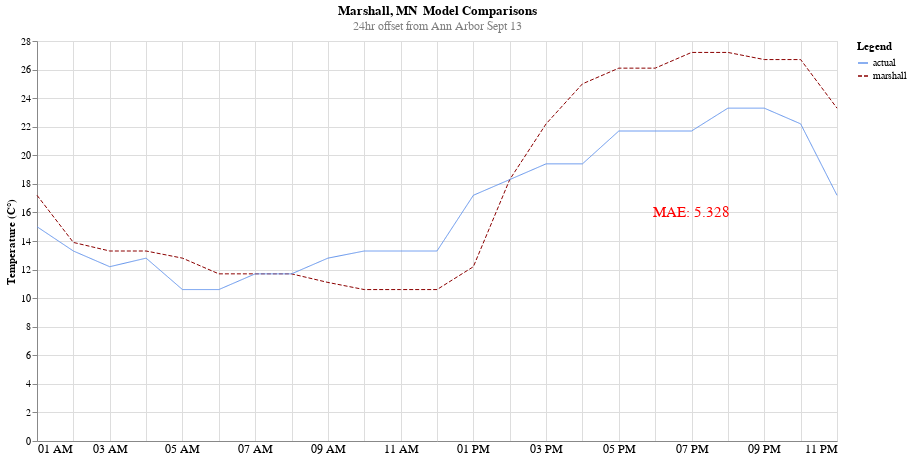

Notebook code cell kept with this figure:
### Markdown cell above
### Zoomed in model

### Code cell
alt.data_transformers.disable_max_rows()

domain = ['actual','marshall']
range_ = ['cornflowerblue', 'darkred']

marshall_models = dummy_df[(dummy_df['time']>'2022-09-13')&(dummy_df['time']<'2022-09-14')].melt(id_vars='time')


line = alt.Chart(marshall_models).mark_line(size=1).encode(
    x=alt.X('time:T', axis=alt.Axis(tickSize=0, labelFontSize=12),title=None),
    y=alt.Y('value:Q',title='Temperature (C°)'),
    color=alt.Color('variable:N', 
                    legend=alt.Legend(title='Legend'),
                    scale=alt.Scale(domain=domain, range=range_)),
    strokeDash=alt.StrokeDash('variable',legend=None)
).properties(
    height=400,
    width=800,
    title={
      "text": ['Marshall, MN  Model Comparisons'], 
      "subtitle": ["24hr offset from Ann Arbor Sept 13"],
      "color": "black",
      "subtitleColor": "gray"
    }
)
text = alt.Chart({'values':[{'x': '2022-09-13 19:00:00', 'y': 16}]}).mark_text(
    text=f"MAE: 5.328",
    color='red',
    size=15
).encode(x='x:T', y='y:Q')
line+text

### Figure 1 — Vega-Lite specification as saved in the notebook (floating-point values rounded to 4 significant figures)
{"config": {"view": {"continuousWidth": 400, "continuousHeight": 300}}, "layer": [{"data": {"name": "data-447c1c3a04e9cbe7bb6790df96fb11be"}, "mark": {"type": "line", "size": 1}, "encoding": {"color": {"field": "variable", "legend": {"title": "Legend"}, "scale": {"domain": ["actual", "marshall"], "range": ["cornflowerblue", "darkred"]}, "type": "nominal"}, "strokeDash": {"field": "variable", "legend": null, "type": "nominal"}, "x": {"axis": {"labelFontSize": 12, "tickSize": 0}, "field": "time", "title": null, "type": "temporal"}, "y": {"field": "value", "title": "Temperature (C°)", "type": "quantitative"}}, "height": 400, "title": {"text": ["Marshall, MN  Model Comparisons"], "subtitle": ["24hr offset from Ann Arbor Sept 13"], "color": "black", "subtitleColor": "gray"}, "width": 800}, {"data": {"name": "data-aeeda1f8b7b0edf3377ddeed5ea6590e"}, "mark": {"type": "text", "color": "red", "size": 15, "text": "MAE: 5.328"}, "encoding": {"x": {"field": "x", "type": "temporal"}, "y": {"field": "y", "type": "quantitative"}}}], "$schema": "https://vega.github.io/schema/vega-lite/v4.17.0.json", "datasets": {"data-447c1c3a04e9cbe7bb6790df96fb11be": [{"time": "2022-09-13T01:00:00", "variable": "marshall", "value": 17.2}, {"time": "2022-09-13T02:00:00", "variable": "marshall", "value": 13.9}, {"time": "2022-09-13T03:00:00", "variable": "marshall", "value": 13.3}, {"time": "2022-09-13T04:00:00", "variable": "marshall", "value": 13.3}, {"time": "2022-09-13T05:00:00", "variable": "marshall", "value": 12.8}, {"time": "2022-09-13T06:00:00", "variable": "marshall", "value": 11.7}, {"time": "2022-09-13T07:00:00", "variable": "marshall", "value": 11.7}, {"time": "2022-09-13T08:00:00", "variable": "marshall", "value": 11.7}, {"time": "2022-09-13T09:00:00", "variable": "marshall", "value": 11.1}, {"time": "2022-09-13T10:00:00", "variable": "marshall", "value": 10.6}, {"time": "2022-09-13T11:00:00", "variable": "marshall", "value": 10.6}, {"time": "2022-09-13T12:00:00", "variable": "marshall", "value": 10.6}, {"time": "2022-09-13T13:00:00", "variable": "marshall", "value": 12.2}, {"time": "2022-09-13T14:00:00", "variable": "marshall", "value": 18.3}, {"time": "2022-09-13T15:00:00", "variable": "marshall", "value": 22.2}, {"time": "2022-09-13T16:00:00", "variable": "marshall", "value": 25.0}, {"time": "2022-09-13T17:00:00", "variable": "marshall", "value": 26.1}, {"time": "2022-09-13T18:00:00", "variable": "marshall", "value": 26.1}, {"time": "2022-09-13T19:00:00", "variable": "marshall", "value": 27.2}, {"time": "2022-09-13T20:00:00", "variable": "marshall", "value": 27.2}, {"time": "2022-09-13T21:00:00", "variable": "marshall", "value": 26.7}, {"time": "2022-09-13T22:00:00", "variable": "marshall", "value": 26.7}, {"time": "2022-09-13T23:00:00", "variable": "marshall", "value": 23.3}, {"time": "2022-09-13T01:00:00", "variable": "actual", "value": 15.0}, {"time": "2022-09-13T02:00:00", "variable": "actual", "value": 13.3}, {"time": "2022-09-13T03:00:00", "variable": "actual", "value": 12.2}, {"time": "2022-09-13T04:00:00", "variable": "actual", "value": 12.8}, {"time": "2022-09-13T05:00:00", "variable": "actual", "value": 10.6}, {"time": "2022-09-13T06:00:00", "variable": "actual", "value": 10.6}, {"time": "2022-09-13T07:00:00", "variable": "actual", "value": 11.7}, {"time": "2022-09-13T08:00:00", "variable": "actual", "value": 11.7}, {"time": "2022-09-13T09:00:00", "variable": "actual", "value": 12.8}, {"time": "2022-09-13T10:00:00", "variable": "actual", "value": 13.3}, {"time": "2022-09-13T11:00:00", "variable": "actual", "value": 13.3}, {"time": "2022-09-13T12:00:00", "variable": "actual", "value": 13.3}, {"time": "2022-09-13T13:00:00", "variable": "actual", "value": 17.2}, {"time": "2022-09-13T14:00:00", "variable": "actual", "value": 18.3}, {"time": "2022-09-13T15:00:00", "variable": "actual", "value": 19.4}, {"time": "2022-09-13T16:00:00", "variable": "actual", "value": 19.4}, {"time": "2022-09-13T17:00:00", "variable": "actual", "value": 21.7}, {"time": "2022-09-13T18:00:00", "variable": "actual", "value": 21.7}, {"time": "2022-09-13T19:00:00", "variable": "actual", "value": 21.7}, {"time": "2022-09-13T20:00:00", "variable": "actual", "value": 23.3}, {"time": "2022-09-13T21:00:00", "variable": "actual", "value": 23.3}, {"time": "2022-09-13T22:00:00", "variable": "actual", "value": 22.2}, {"time": "2022-09-13T23:00:00", "variable": "actual", "value": 17.2}], "data-aeeda1f8b7b0edf3377ddeed5ea6590e": [{"x": "2022-09-13 19:00:00", "y": 16}]}}
